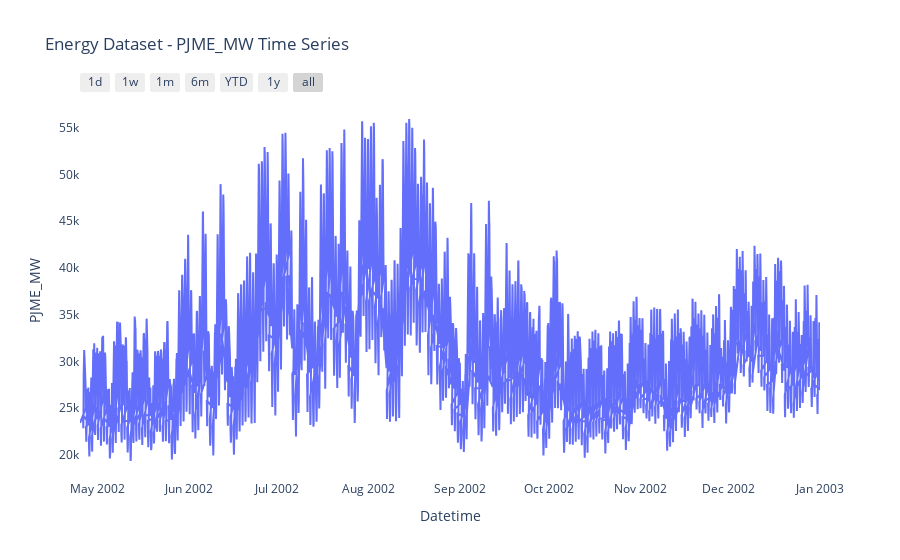

Notebook source saved alongside this figure:
### Code cell
import pandas as pd
import plotly.graph_objs as go

# Read the dataset
data = pd.read_csv(r"E:\semsester 6\data_mining_project_all\PJME_hourly.csv")

# Convert the 'Datetime' column to datetime format and set it as the index
data['Datetime'] = pd.to_datetime(data['Datetime'])
data.set_index('Datetime', inplace=True)

# Select a subset of the data (e.g., 6,000 rows)
data = data[:6000]

# Explore the dataset
print(data.head())
print(data.columns.unique())

# Create interactive time series plot
fig = go.Figure()

# Add traces for each column you want to plot
fig.add_trace(go.Scatter(x=data.index, y=data['PJME_MW'], mode='lines', name='PJME_MW'))

# Customize layout
fig.update_layout(title='Energy Dataset - PJME_MW Time Series',
                  xaxis_title='Datetime',
                  yaxis_title='PJME_MW',
                  legend=dict(x=0, y=1),
                  plot_bgcolor='rgba(0,0,0,0)')

# Add ability to zoom and pan
fig.update_xaxes(rangeselector=dict(buttons=list([
                        dict(count=1, label="1d", step="day", stepmode="backward"),
                        dict(count=7, label="1w", step="day", stepmode="backward"),
                        dict(count=1, label="1m", step="month", stepmode="backward"),
                        dict(count=6, label="6m", step="month", stepmode="backward"),
                        dict(count=1, label="YTD", step="year", stepmode="todate"),
                        dict(count=1, label="1y", step="year", stepmode="backward"),
                        dict(step="all")
                    ])))

# Show the plot
fig.show()

### Figure 1 — Plotly figure (JSON) as saved in the notebook; plotly's stock layout.template omitted (floating-point values rounded to 4 significant figures; data arrays with more than 128 entries replaced by an {"elided": "..."} marker saying what was removed)
{"data": [{"mode": "lines", "name": "PJME_MW", "type": "scatter", "x": {"elided": "6000 str values"}, "y": {"elided": "6000 int values"}}], "layout": {"legend": {"x": 0, "y": 1}, "plot_bgcolor": "rgba(0,0,0,0)", "title": {"text": "Energy Dataset - PJME_MW Time Series"}, "xaxis": {"rangeselector": {"buttons": [{"count": 1, "label": "1d", "step": "day", "stepmode": "backward"}, {"count": 7, "label": "1w", "step": "day", "stepmode": "backward"}, {"count": 1, "label": "1m", "step": "month", "stepmode": "backward"}, {"count": 6, "label": "6m", "step": "month", "stepmode": "backward"}, {"count": 1, "label": "YTD", "step": "year", "stepmode": "todate"}, {"count": 1, "label": "1y", "step": "year", "stepmode": "backward"}, {"step": "all"}]}, "title": {"text": "Datetime"}}, "yaxis": {"title": {"text": "PJME_MW"}}}}
